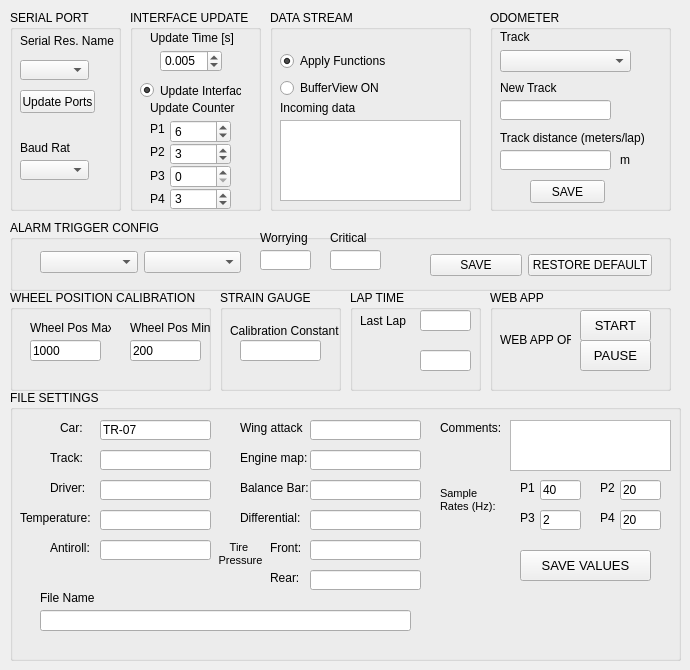
    <widget class="QWidget" name="tab">
     <attribute name="title">
      <string>Settings</string>
     </attribute>
     <widget class="QGroupBox" name="groupBox">
      <property name="geometry">
       <rect>
        <x>10</x>
        <y>10</y>
        <width>111</width>
        <height>201</height>
       </rect>
      </property>
      <property name="title">
       <string>SERIAL PORT</string>
      </property>
      <widget class="QLabel" name="label_2">
       <property name="geometry">
        <rect>
         <x>10</x>
         <y>23</y>
         <width>104</width>
         <height>16</height>
        </rect>
       </property>
       <property name="text">
        <string>Serial Res. Name</string>
       </property>
      </widget>
      <widget class="QComboBox" name="comboBox_Baudrate">
       <property name="geometry">
        <rect>
         <x>10</x>
         <y>150</y>
         <width>69</width>
         <height>20</height>
        </rect>
       </property>
      </widget>
      <widget class="QComboBox" name="comboBox_SerialPorts">
       <property name="geometry">
        <rect>
         <x>10</x>
         <y>50</y>
         <width>69</width>
         <height>20</height>
        </rect>
       </property>
      </widget>
      <widget class="QPushButton" name="pushButton_UpdatePorts">
       <property name="geometry">
        <rect>
         <x>10</x>
         <y>80</y>
         <width>75</width>
         <height>23</height>
        </rect>
       </property>
       <property name="text">
        <string>Update Ports</string>
       </property>
      </widget>
      <widget class="QLabel" name="label_41">
       <property name="geometry">
        <rect>
         <x>10</x>
         <y>130</y>
         <width>50</width>
         <height>16</height>
        </rect>
       </property>
       <property name="text">
        <string>Baud Rate</string>
       </property>
      </widget>
     </widget>
     <widget class="QGroupBox" name="groupBox_3">
      <property name="geometry">
       <rect>
        <x>270</x>
        <y>10</y>
        <width>201</width>
        <height>201</height>
       </rect>
      </property>
      <property name="title">
       <string>DATA STREAM</string>
      </property>
      <widget class="QTextBrowser" name="textBrowser_Buffer">
       <property name="geometry">
        <rect>
         <x>10</x>
         <y>110</y>
         <width>181</width>
         <height>81</height>
        </rect>
       </property>
      </widget>
      <widget class="QLabel" name="label_3">
       <property name="geometry">
        <rect>
         <x>10</x>
         <y>90</y>
         <width>121</width>
         <height>16</height>
        </rect>
       </property>
       <property name="text">
        <string>Incoming data</string>
       </property>
      </widget>
      <widget class="QWidget" name="layoutWidget">
       <property name="geometry">
        <rect>
         <x>10</x>
         <y>40</y>
         <width>118</width>
         <height>49</height>
        </rect>
       </property>
       <layout class="QVBoxLayout" name="verticalLayout_3">
        <item>
         <widget class="QRadioButton" name="radioButton_applyFunctions">
          <property name="text">
           <string>Apply Functions</string>
          </property>
          <property name="checked">
           <bool>true</bool>
          </property>
          <property name="autoExclusive">
           <bool>false</bool>
          </property>
         </widget>
        </item>
        <item>
         <widget class="QRadioButton" name="radioButton_bufferLog">
          <property name="text">
           <string>BufferView ON</string>
          </property>
          <property name="checked">
           <bool>false</bool>
          </property>
          <property name="autoExclusive">
           <bool>false</bool>
          </property>
         </widget>
        </item>
       </layout>
      </widget>
     </widget>
     <widget class="QGroupBox" name="groupBox_16">
      <property name="geometry">
       <rect>
        <x>10</x>
        <y>290</y>
        <width>201</width>
        <height>101</height>
       </rect>
      </property>
      <property name="title">
       <string>WHEEL POSITION CALIBRATION</string>
      </property>
      <widget class="QLabel" name="label_29">
       <property name="geometry">
        <rect>
         <x>20</x>
         <y>30</y>
         <width>81</width>
         <height>16</height>
        </rect>
       </property>
       <property name="text">
        <string>Wheel Pos Max</string>
       </property>
      </widget>
      <widget class="QLabel" name="label_30">
       <property name="geometry">
        <rect>
         <x>120</x>
         <y>30</y>
         <width>81</width>
         <height>16</height>
        </rect>
       </property>
       <property name="text">
        <string>Wheel Pos Min</string>
       </property>
      </widget>
      <widget class="QLineEdit" name="lineEdit_WheelPosMin">
       <property name="geometry">
        <rect>
         <x>120</x>
         <y>50</y>
         <width>71</width>
         <height>21</height>
        </rect>
       </property>
       <property name="text">
        <string>200</string>
       </property>
      </widget>
      <widget class="QLineEdit" name="lineEdit_WheelPosMax">
       <property name="geometry">
        <rect>
         <x>20</x>
         <y>50</y>
         <width>71</width>
         <height>21</height>
        </rect>
       </property>
       <property name="text">
        <string>1000</string>
       </property>
      </widget>
     </widget>
     <widget class="QGroupBox" name="groupBox_38">
      <property name="geometry">
       <rect>
        <x>220</x>
        <y>290</y>
        <width>121</width>
        <height>101</height>
       </rect>
      </property>
      <property name="title">
       <string>STRAIN GAUGE</string>
      </property>
      <widget class="QLineEdit" name="lineEdit_CalibrationConstant">
       <property name="geometry">
        <rect>
         <x>20</x>
         <y>50</y>
         <width>81</width>
         <height>21</height>
        </rect>
       </property>
      </widget>
      <widget class="QLabel" name="label_64">
       <property name="geometry">
        <rect>
         <x>10</x>
         <y>30</y>
         <width>111</width>
         <height>21</height>
        </rect>
       </property>
       <property name="text">
        <string>Calibration Constant</string>
       </property>
      </widget>
     </widget>
     <widget class="QGroupBox" name="groupBox_39">
      <property name="geometry">
       <rect>
        <x>350</x>
        <y>290</y>
        <width>131</width>
        <height>101</height>
       </rect>
      </property>
      <property name="title">
       <string>LAP TIME</string>
      </property>
      <widget class="QLineEdit" name="lineEdit_LastLap">
       <property name="geometry">
        <rect>
         <x>70</x>
         <y>20</y>
         <width>51</width>
         <height>21</height>
        </rect>
       </property>
      </widget>
      <widget class="QLineEdit" name="lineEdit_CalibrationConstant_3">
       <property name="geometry">
        <rect>
         <x>70</x>
         <y>60</y>
         <width>51</width>
         <height>21</height>
        </rect>
       </property>
      </widget>
      <widget class="QLabel" name="label_70">
       <property name="geometry">
        <rect>
         <x>10</x>
         <y>20</y>
         <width>51</width>
         <height>21</height>
        </rect>
       </property>
       <property name="text">
        <string>Last Lap</string>
       </property>
      </widget>
     </widget>
     <widget class="QGroupBox" name="groupBox_2">
      <property name="geometry">
       <rect>
        <x>10</x>
        <y>390</y>
        <width>671</width>
        <height>271</height>
       </rect>
      </property>
      <property name="title">
       <string>FILE SETTINGS</string>
      </property>
      <widget class="QLineEdit" name="lineEdit_SetupDriver">
       <property name="geometry">
        <rect>
         <x>90</x>
         <y>90</y>
         <width>111</width>
         <height>20</height>
        </rect>
       </property>
      </widget>
      <widget class="QLineEdit" name="lineEdit_SetupAntiroll">
       <property name="geometry">
        <rect>
         <x>90</x>
         <y>150</y>
         <width>111</width>
         <height>20</height>
        </rect>
       </property>
      </widget>
      <widget class="QLabel" name="label_57">
       <property name="geometry">
        <rect>
         <x>230</x>
         <y>90</y>
         <width>111</width>
         <height>16</height>
        </rect>
       </property>
       <property name="text">
        <string>Balance Bar:</string>
       </property>
      </widget>
      <widget class="QLineEdit" name="lineEdit_SetupTemperature">
       <property name="geometry">
        <rect>
         <x>90</x>
         <y>120</y>
         <width>111</width>
         <height>20</height>
        </rect>
       </property>
      </widget>
      <widget class="QLineEdit" name="lineEdit_SetupBalanceBar">
       <property name="geometry">
        <rect>
         <x>300</x>
         <y>90</y>
         <width>111</width>
         <height>20</height>
        </rect>
       </property>
      </widget>
      <widget class="QLineEdit" name="lineEdit_SampleRate2">
       <property name="geometry">
        <rect>
         <x>610</x>
         <y>90</y>
         <width>41</width>
         <height>20</height>
        </rect>
       </property>
       <property name="text">
        <string>20</string>
       </property>
      </widget>
      <widget class="QLabel" name="label_56">
       <property name="geometry">
        <rect>
         <x>230</x>
         <y>60</y>
         <width>111</width>
         <height>16</height>
        </rect>
       </property>
       <property name="text">
        <string>Engine map:</string>
       </property>
      </widget>
      <widget class="QLabel" name="label_58">
       <property name="geometry">
        <rect>
         <x>230</x>
         <y>120</y>
         <width>111</width>
         <height>16</height>
        </rect>
       </property>
       <property name="text">
        <string>Differential:</string>
       </property>
      </widget>
      <widget class="QTextEdit" name="textEdit_SetupComments">
       <property name="geometry">
        <rect>
         <x>500</x>
         <y>30</y>
         <width>161</width>
         <height>51</height>
        </rect>
       </property>
      </widget>
      <widget class="QLineEdit" name="lineEdit_SetupWingAttackAngle">
       <property name="geometry">
        <rect>
         <x>300</x>
         <y>30</y>
         <width>111</width>
         <height>20</height>
        </rect>
       </property>
      </widget>
      <widget class="QLineEdit" name="lineEdit_SampleRate1">
       <property name="geometry">
        <rect>
         <x>530</x>
         <y>90</y>
         <width>41</width>
         <height>20</height>
        </rect>
       </property>
       <property name="text">
        <string>40</string>
       </property>
      </widget>
      <widget class="QLabel" name="label_77">
       <property name="geometry">
        <rect>
         <x>590</x>
         <y>120</y>
         <width>21</width>
         <height>16</height>
        </rect>
       </property>
       <property name="text">
        <string>P4</string>
       </property>
      </widget>
      <widget class="QPushButton" name="pushButton_SaveSetupValues">
       <property name="geometry">
        <rect>
         <x>510</x>
         <y>160</y>
         <width>131</width>
         <height>31</height>
        </rect>
       </property>
       <property name="font">
        <font>
         <pointsize>10</pointsize>
        </font>
       </property>
       <property name="text">
        <string>SAVE VALUES</string>
       </property>
      </widget>
      <widget class="QLineEdit" name="lineEdit_SampleRate4">
       <property name="geometry">
        <rect>
         <x>610</x>
         <y>120</y>
         <width>41</width>
         <height>20</height>
        </rect>
       </property>
       <property name="text">
        <string>20</string>
       </property>
      </widget>
      <widget class="QLabel" name="label_32">
       <property name="geometry">
        <rect>
         <x>50</x>
         <y>30</y>
         <width>31</width>
         <height>16</height>
        </rect>
       </property>
       <property name="text">
        <string>Car:</string>
       </property>
      </widget>
      <widget class="QLabel" name="label_59">
       <property name="geometry">
        <rect>
         <x>260</x>
         <y>180</y>
         <width>111</width>
         <height>16</height>
        </rect>
       </property>
       <property name="text">
        <string>Rear:</string>
       </property>
      </widget>
      <widget class="QLabel" name="label_31">
       <property name="geometry">
        <rect>
         <x>40</x>
         <y>90</y>
         <width>111</width>
         <height>16</height>
        </rect>
       </property>
       <property name="text">
        <string>Driver:</string>
       </property>
      </widget>
      <widget class="QLineEdit" name="lineEdit_SetupTirePressureRear">
       <property name="geometry">
        <rect>
         <x>300</x>
         <y>180</y>
         <width>111</width>
         <height>20</height>
        </rect>
       </property>
      </widget>
      <widget class="QLabel" name="label_75">
       <property name="geometry">
        <rect>
         <x>590</x>
         <y>90</y>
         <width>21</width>
         <height>16</height>
        </rect>
       </property>
       <property name="text">
        <string>P2</string>
       </property>
      </widget>
      <widget class="QLabel" name="label_52">
       <property name="geometry">
        <rect>
         <x>10</x>
         <y>120</y>
         <width>111</width>
         <height>16</height>
        </rect>
       </property>
       <property name="text">
        <string>Temperature:</string>
       </property>
      </widget>
      <widget class="QLabel" name="label_50">
       <property name="geometry">
        <rect>
         <x>40</x>
         <y>60</y>
         <width>111</width>
         <height>16</height>
        </rect>
       </property>
       <property name="text">
        <string>Track:</string>
       </property>
      </widget>
      <widget class="QLabel" name="label_74">
       <property name="geometry">
        <rect>
         <x>510</x>
         <y>90</y>
         <width>21</width>
         <height>16</height>
        </rect>
       </property>
       <property name="text">
        <string>P1</string>
       </property>
      </widget>
      <widget class="QLabel" name="label_55">
       <property name="geometry">
        <rect>
         <x>230</x>
         <y>30</y>
         <width>71</width>
         <height>16</height>
        </rect>
       </property>
       <property name="text">
        <string>Wing attack</string>
       </property>
      </widget>
      <widget class="QLabel" name="label_71">
       <property name="geometry">
        <rect>
         <x>260</x>
         <y>150</y>
         <width>111</width>
         <height>16</height>
        </rect>
       </property>
       <property name="text">
        <string>Front:</string>
       </property>
      </widget>
      <widget class="QLabel" name="label_54">
       <property name="geometry">
        <rect>
         <x>200</x>
         <y>140</y>
         <width>61</width>
         <height>41</height>
        </rect>
       </property>
       <property name="text">
        <string>&lt;!DOCTYPE HTML PUBLIC &quot;-//W3C//DTD HTML 4.0//EN&quot; &quot;http://www.w3.org/TR/REC-html40/strict.dtd&quot;&gt;
&lt;html&gt;&lt;head&gt;&lt;meta name=&quot;qrichtext&quot; content=&quot;1&quot; /&gt;&lt;style type=&quot;text/css&quot;&gt;
p, li { white-space: pre-wrap; }
&lt;/style&gt;&lt;/head&gt;&lt;body style=&quot; font-family:'MS Shell Dlg 2'; font-size:8pt; font-weight:400; font-style:normal;&quot;&gt;
&lt;p align=&quot;center&quot; style=&quot; margin-top:12px; margin-bottom:12px; margin-left:0px; margin-right:0px; -qt-block-indent:0; text-indent:0px; line-height:10%;&quot;&gt;Tire &lt;/p&gt;
&lt;p align=&quot;center&quot; style=&quot; margin-top:12px; margin-bottom:12px; margin-left:0px; margin-right:0px; -qt-block-indent:0; text-indent:0px; line-height:30%;&quot;&gt;Pressure&lt;/p&gt;&lt;/body&gt;&lt;/html&gt;</string>
       </property>
      </widget>
      <widget class="QLabel" name="label_53">
       <property name="geometry">
        <rect>
         <x>40</x>
         <y>150</y>
         <width>111</width>
         <height>16</height>
        </rect>
       </property>
       <property name="text">
        <string>Antiroll:</string>
       </property>
      </widget>
      <widget class="QLineEdit" name="lineEdit_SetupDifferential">
       <property name="geometry">
        <rect>
         <x>300</x>
         <y>120</y>
         <width>111</width>
         <height>20</height>
        </rect>
       </property>
      </widget>
      <widget class="QLineEdit" name="lineEdit_SetupTirePressureFront">
       <property name="geometry">
        <rect>
         <x>300</x>
         <y>150</y>
         <width>111</width>
         <height>20</height>
        </rect>
       </property>
      </widget>
      <widget class="QLabel" name="label_76">
       <property name="geometry">
        <rect>
         <x>510</x>
         <y>120</y>
         <width>21</width>
         <height>16</height>
        </rect>
       </property>
       <property name="text">
        <string>P3</string>
       </property>
      </widget>
      <widget class="QLabel" name="label_72">
       <property name="geometry">
        <rect>
         <x>430</x>
         <y>30</y>
         <width>111</width>
         <height>16</height>
        </rect>
       </property>
       <property name="text">
        <string>Comments:</string>
       </property>
      </widget>
      <widget class="QLineEdit" name="lineEdit_SetupEngineMap">
       <property name="geometry">
        <rect>
         <x>300</x>
         <y>60</y>
         <width>111</width>
         <height>20</height>
        </rect>
       </property>
      </widget>
      <widget class="QLineEdit" name="lineEdit_SampleRate3">
       <property name="geometry">
        <rect>
         <x>530</x>
         <y>120</y>
         <width>41</width>
         <height>20</height>
        </rect>
       </property>
       <property name="text">
        <string>2</string>
       </property>
      </widget>
      <widget class="QLineEdit" name="lineEdit_SetupTrack">
       <property name="geometry">
        <rect>
         <x>90</x>
         <y>60</y>
         <width>111</width>
         <height>20</height>
        </rect>
       </property>
      </widget>
      <widget class="QLabel" name="label_73">
       <property name="geometry">
        <rect>
         <x>430</x>
         <y>90</y>
         <width>61</width>
         <height>41</height>
        </rect>
       </property>
       <property name="text">
        <string>&lt;!DOCTYPE HTML PUBLIC &quot;-//W3C//DTD HTML 4.0//EN&quot; &quot;http://www.w3.org/TR/REC-html40/strict.dtd&quot;&gt;
&lt;html&gt;&lt;head&gt;&lt;meta name=&quot;qrichtext&quot; content=&quot;1&quot; /&gt;&lt;style type=&quot;text/css&quot;&gt;
p, li { white-space: pre-wrap; }
&lt;/style&gt;&lt;/head&gt;&lt;body style=&quot; font-family:'MS Shell Dlg 2'; font-size:8pt; font-weight:400; font-style:normal;&quot;&gt;
&lt;p style=&quot; margin-top:0px; margin-bottom:0px; margin-left:0px; margin-right:0px; -qt-block-indent:0; text-indent:0px;line-height:1&quot;&gt;Sample &lt;/p&gt;
&lt;p style=&quot; margin-top:0px; margin-bottom:0px; margin-left:0px; margin-right:0px; -qt-block-indent:0; text-indent:0px;&quot;&gt;Rates (Hz):&lt;/p&gt;&lt;/body&gt;&lt;/html&gt;</string>
       </property>
      </widget>
      <widget class="QLineEdit" name="lineEdit_SetupCar">
       <property name="geometry">
        <rect>
         <x>90</x>
         <y>30</y>
         <width>111</width>
         <height>20</height>
        </rect>
       </property>
       <property name="text">
        <string>TR-07</string>
       </property>
      </widget>
      <widget class="QLabel" name="label_11">
       <property name="geometry">
        <rect>
         <x>30</x>
         <y>200</y>
         <width>141</width>
         <height>16</height>
        </rect>
       </property>
       <property name="text">
        <string>File Name</string>
       </property>
      </widget>
      <widget class="QLineEdit" name="lineEdit_FileName">
       <property name="geometry">
        <rect>
         <x>30</x>
         <y>220</y>
         <width>371</width>
         <height>21</height>
        </rect>
       </property>
      </widget>
     </widget>
     <widget class="QGroupBox" name="groupBox_4">
      <property name="geometry">
       <rect>
        <x>10</x>
        <y>220</y>
        <width>661</width>
        <height>71</height>
       </rect>
      </property>
      <property name="title">
       <string>ALARM TRIGGER CONFIG</string>
      </property>
      <widget class="QLineEdit" name="alarmlineEdit">
       <property name="geometry">
        <rect>
         <x>250</x>
         <y>30</y>
         <width>51</width>
         <height>20</height>
        </rect>
       </property>
      </widget>
      <widget class="QWidget" name="layoutWidget">
       <property name="geometry">
        <rect>
         <x>30</x>
         <y>30</y>
         <width>201</width>
         <height>24</height>
        </rect>
       </property>
       <layout class="QHBoxLayout" name="horizontalLayout_5">
        <item>
         <widget class="QComboBox" name="alarmComboBox"/>
        </item>
        <item>
         <widget class="QComboBox" name="alarmTypeComboBox"/>
        </item>
       </layout>
      </widget>
      <widget class="QWidget" name="layoutWidget">
       <property name="geometry">
        <rect>
         <x>420</x>
         <y>30</y>
         <width>222</width>
         <height>30</height>
        </rect>
       </property>
       <layout class="QHBoxLayout" name="horizontalLayout_6">
        <item>
         <widget class="QPushButton" name="saveAlarmPushButton">
          <property name="text">
           <string>SAVE</string>
          </property>
         </widget>
        </item>
        <item>
         <widget class="QPushButton" name="restoreDefaultAlarmPushButton">
          <property name="text">
           <string>RESTORE DEFAULT</string>
          </property>
         </widget>
        </item>
       </layout>
      </widget>
      <widget class="QLineEdit" name="alarmlineEdit_2">
       <property name="geometry">
        <rect>
         <x>320</x>
         <y>30</y>
         <width>51</width>
         <height>20</height>
        </rect>
       </property>
      </widget>
      <widget class="QLabel" name="label_33">
       <property name="geometry">
        <rect>
         <x>250</x>
         <y>10</y>
         <width>51</width>
         <height>16</height>
        </rect>
       </property>
       <property name="text">
        <string>Worrying</string>
       </property>
      </widget>
      <widget class="QLabel" name="label_34">
       <property name="geometry">
        <rect>
         <x>320</x>
         <y>10</y>
         <width>41</width>
         <height>16</height>
        </rect>
       </property>
       <property name="text">
        <string>Critical</string>
       </property>
      </widget>
     </widget>
     <widget class="QGroupBox" name="groupBox_30">
      <property name="geometry">
       <rect>
        <x>130</x>
        <y>10</y>
        <width>131</width>
        <height>201</height>
       </rect>
      </property>
      <property name="title">
       <string>INTERFACE UPDATE</string>
      </property>
      <widget class="QLabel" name="label_35">
       <property name="geometry">
        <rect>
         <x>20</x>
         <y>20</y>
         <width>101</width>
         <height>16</height>
        </rect>
       </property>
       <property name="text">
        <string>Update Time [s]</string>
       </property>
      </widget>
      <widget class="QDoubleSpinBox" name="doubleSpinBox_UpdateTime">
       <property name="geometry">
        <rect>
         <x>30</x>
         <y>40</y>
         <width>62</width>
         <height>22</height>
        </rect>
       </property>
       <property name="decimals">
        <number>3</number>
       </property>
       <property name="value">
        <double>0.005000000000000</double>
       </property>
      </widget>
      <widget class="QLabel" name="label_37">
       <property name="geometry">
        <rect>
         <x>20</x>
         <y>90</y>
         <width>91</width>
         <height>16</height>
        </rect>
       </property>
       <property name="text">
        <string>Update Counter</string>
       </property>
      </widget>
      <widget class="QRadioButton" name="radioButton_updateInterface">
       <property name="geometry">
        <rect>
         <x>10</x>
         <y>70</y>
         <width>101</width>
         <height>21</height>
        </rect>
       </property>
       <property name="text">
        <string>Update Interface</string>
       </property>
       <property name="checked">
        <bool>true</bool>
       </property>
      </widget>
      <widget class="QWidget" name="layoutWidget">
       <property name="geometry">
        <rect>
         <x>40</x>
         <y>110</y>
         <width>61</width>
         <height>90</height>
        </rect>
       </property>
       <layout class="QVBoxLayout" name="verticalLayout">
        <property name="spacing">
         <number>0</number>
        </property>
        <item>
         <widget class="QDoubleSpinBox" name="updateCounterP1">
          <property name="decimals">
           <number>0</number>
          </property>
          <property name="value">
           <double>6.000000000000000</double>
          </property>
         </widget>
        </item>
        <item>
         <widget class="QDoubleSpinBox" name="updateCounterP2">
          <property name="decimals">
           <number>0</number>
          </property>
          <property name="value">
           <double>3.000000000000000</double>
          </property>
         </widget>
        </item>
        <item>
         <widget class="QDoubleSpinBox" name="updateCounterP3">
          <property name="decimals">
           <number>0</number>
          </property>
          <property name="value">
           <double>0.000000000000000</double>
          </property>
         </widget>
        </item>
        <item>
         <widget class="QDoubleSpinBox" name="updateCounterP4">
          <property name="decimals">
           <number>0</number>
          </property>
          <property name="value">
           <double>3.000000000000000</double>
          </property>
         </widget>
        </item>
       </layout>
      </widget>
      <widget class="QWidget" name="layoutWidget">
       <property name="geometry">
        <rect>
         <x>20</x>
         <y>110</y>
         <width>16</width>
         <height>87</height>
        </rect>
       </property>
       <layout class="QVBoxLayout" name="verticalLayout_2">
        <item>
         <widget class="QLabel" name="label_40">
          <property name="text">
           <string>P1</string>
          </property>
         </widget>
        </item>
        <item>
         <widget class="QLabel" name="label_42">
          <property name="text">
           <string>P2</string>
          </property>
         </widget>
        </item>
        <item>
         <widget class="QLabel" name="label_43">
          <property name="text">
           <string>P3</string>
          </property>
         </widget>
        </item>
        <item>
         <widget class="QLabel" name="label_45">
          <property name="text">
           <string>P4</string>
          </property>
         </widget>
        </item>
       </layout>
      </widget>
     </widget>
     <widget class="QGroupBox" name="groupBox_20">
      <property name="geometry">
       <rect>
        <x>490</x>
        <y>10</y>
        <width>181</width>
        <height>201</height>
       </rect>
      </property>
      <property name="title">
       <string>ODOMETER</string>
      </property>
      <widget class="QComboBox" name="trackOdometerComboBox">
       <property name="geometry">
        <rect>
         <x>10</x>
         <y>40</y>
         <width>131</width>
         <height>22</height>
        </rect>
       </property>
      </widget>
      <widget class="QLabel" name="label">
       <property name="geometry">
        <rect>
         <x>10</x>
         <y>20</y>
         <width>47</width>
         <height>13</height>
        </rect>
       </property>
       <property name="text">
        <string>Track</string>
       </property>
      </widget>
      <widget class="QLineEdit" name="distanceTracklineEdit">
       <property name="geometry">
        <rect>
         <x>10</x>
         <y>140</y>
         <width>111</width>
         <height>20</height>
        </rect>
       </property>
      </widget>
      <widget class="QLabel" name="label_5">
       <property name="geometry">
        <rect>
         <x>10</x>
         <y>120</y>
         <width>171</width>
         <height>16</height>
        </rect>
       </property>
       <property name="text">
        <string>Track distance (meters/lap)</string>
       </property>
      </widget>
      <widget class="QLabel" name="label_13">
       <property name="geometry">
        <rect>
         <x>130</x>
         <y>140</y>
         <width>21</width>
         <height>20</height>
        </rect>
       </property>
       <property name="text">
        <string>m</string>
       </property>
      </widget>
      <widget class="QLabel" name="label_14">
       <property name="geometry">
        <rect>
         <x>10</x>
         <y>70</y>
         <width>61</width>
         <height>16</height>
        </rect>
       </property>
       <property name="text">
        <string>New Track</string>
       </property>
      </widget>
      <widget class="QLineEdit" name="nameTracklineEdit_2">
       <property name="geometry">
        <rect>
         <x>10</x>
         <y>90</y>
         <width>111</width>
         <height>20</height>
        </rect>
       </property>
      </widget>
      <widget class="QPushButton" name="saveOdometerPushButton">
       <property name="geometry">
        <rect>
         <x>40</x>
         <y>170</y>
         <width>75</width>
         <height>23</height>
        </rect>
       </property>
       <property name="text">
        <string>SAVE</string>
       </property>
      </widget>
     </widget>
     <widget class="QGroupBox" name="groupBox_40">
      <property name="geometry">
       <rect>
        <x>490</x>
        <y>290</y>
        <width>181</width>
        <height>101</height>
       </rect>
      </property>
      <property name="title">
       <string>WEB APP</string>
      </property>
      <widget class="QPushButton" name="pushButton_webAppPause">
       <property name="geometry">
        <rect>
         <x>90</x>
         <y>50</y>
         <width>71</width>
         <height>31</height>
        </rect>
       </property>
       <property name="font">
        <font>
         <pointsize>10</pointsize>
        </font>
       </property>
       <property name="text">
        <string>PAUSE</string>
       </property>
      </widget>
      <widget class="QPushButton" name="pushButton_webAppStart">
       <property name="geometry">
        <rect>
         <x>90</x>
         <y>20</y>
         <width>71</width>
         <height>31</height>
        </rect>
       </property>
       <property name="font">
        <font>
         <pointsize>10</pointsize>
        </font>
       </property>
       <property name="text">
        <string>START</string>
       </property>
      </widget>
      <widget class="QLabel" name="label_web_app">
       <property name="geometry">
        <rect>
         <x>10</x>
         <y>40</y>
         <width>71</width>
         <height>20</height>
        </rect>
       </property>
       <property name="text">
        <string>WEB APP OFF</string>
       </property>
      </widget>
     </widget>
    </widget>
